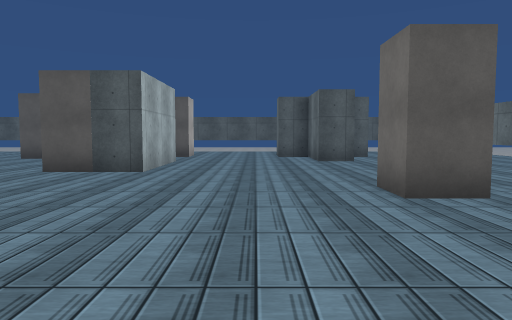
view 1 (above)

20 first-person views from a walk through a 3-D level made in the Unity game engine. The camera is 1.5 m above the floor, tilts 4° down and sees 70° across. The floor is counted in squares, 2 m on a side. Each view is taken from the middle of a square. On the plan, view 1 faces up. The plan holds only what a view shows up to about 11 squares ahead; the rest is blank. The place goes on beyond the plan. Surface patterns are stand-ins for the level's own textures.

view 2
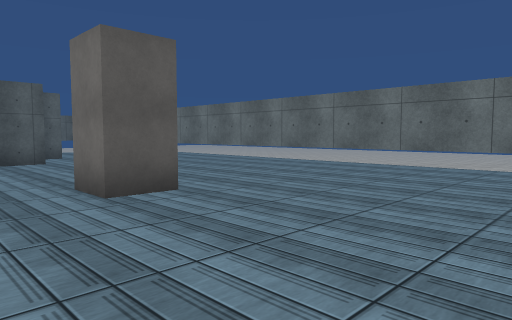

view 3
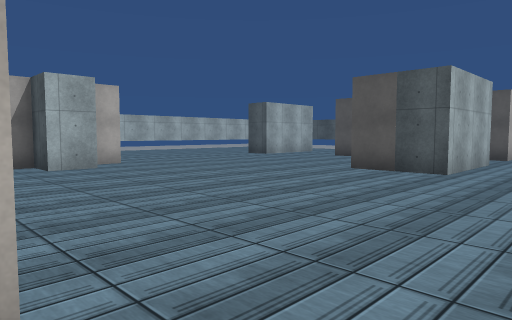

view 4
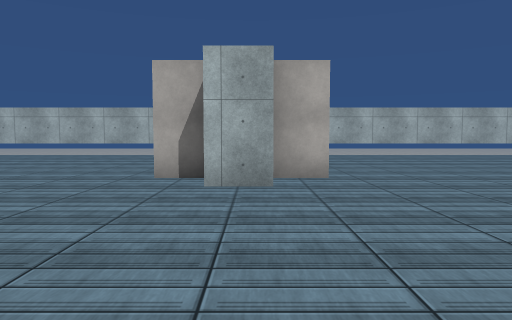

view 5
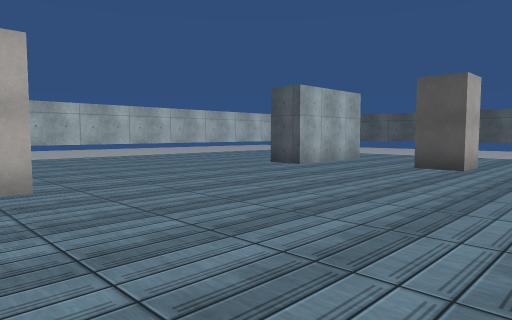

view 6
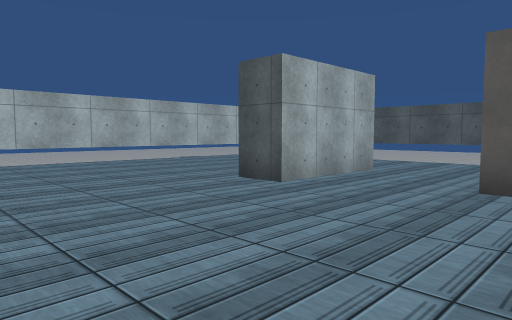

view 7
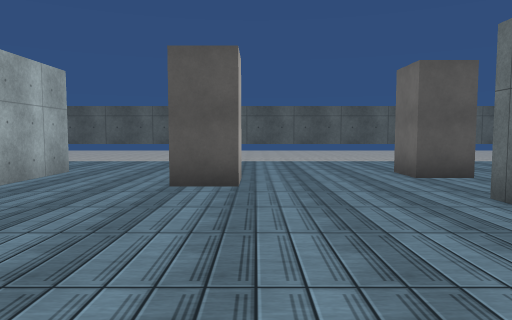

view 8
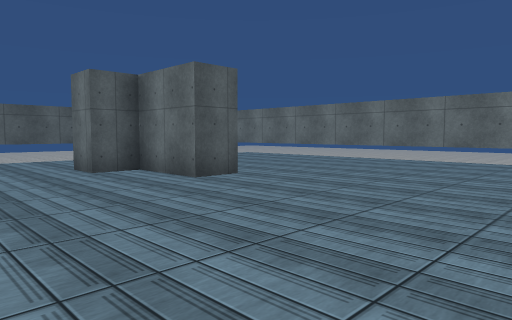

view 9
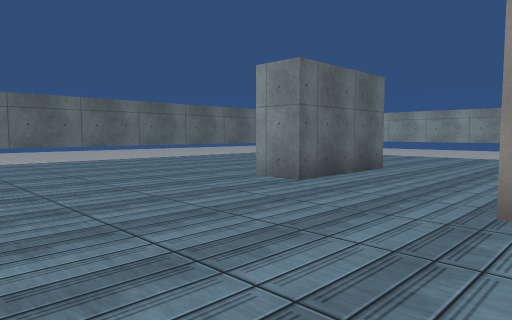

view 10
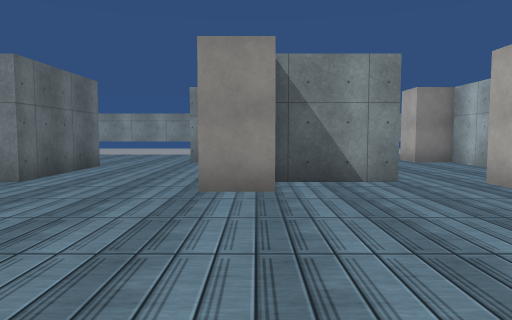

view 11
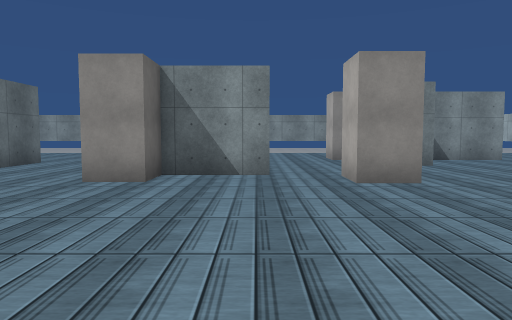

view 12
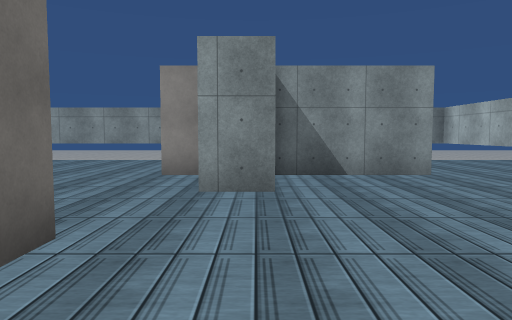

view 13
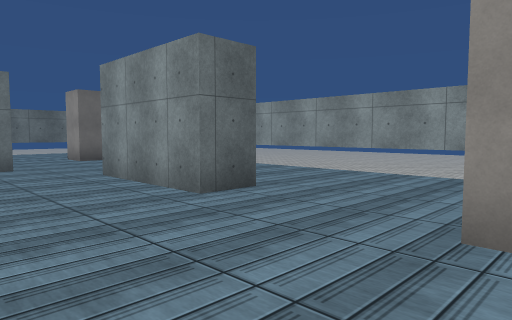

view 14
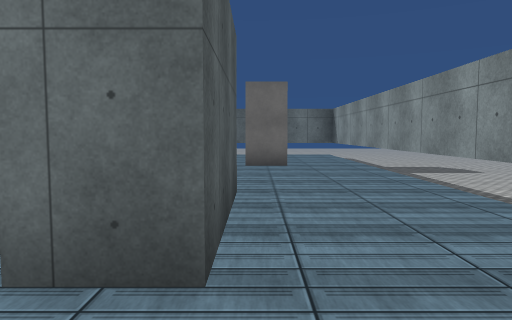

view 15
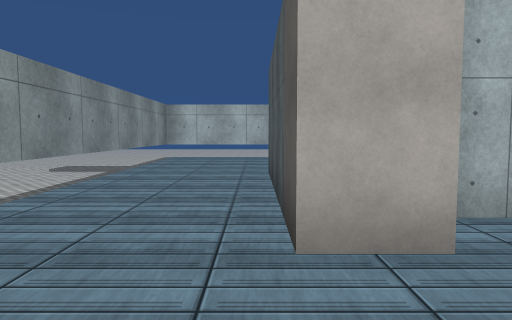

view 16
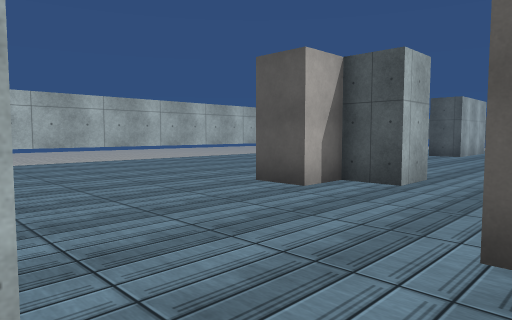

view 17
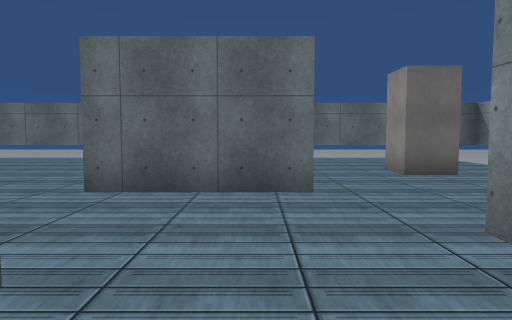

view 18
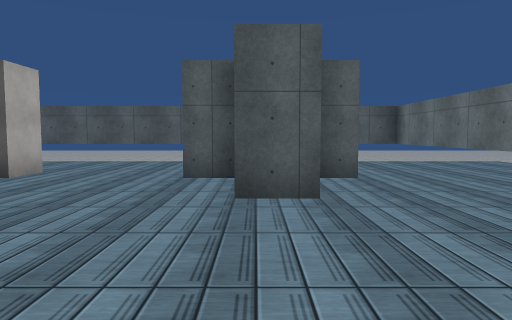

view 19
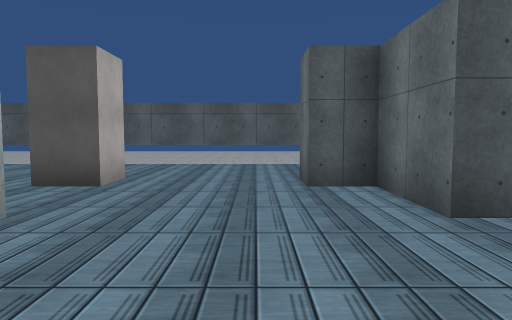

view 20
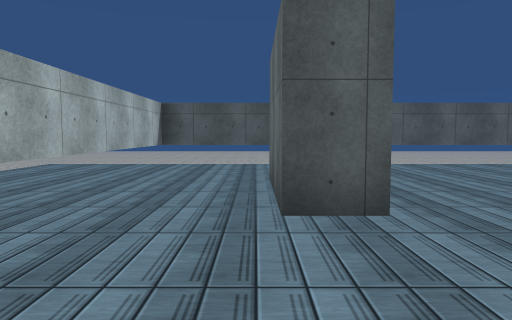

### Floor plan
Points are (right, up) in squares from view 1. A wall is a line through its corners. A room is listed if a view was taken in it or the views show most of it. See-through windows are left out.
Room 1 (views 1, 2, 3, 4, 5, 6, 7, 8, 9, 10, 11, 12, 13, 14, 15, 16, 17, 18, 19, 20)
walls: (-8.2, 3.4) (-8.2, 2.3) (-9.2, 2.3); (-4.4, -0.8) (-2.2, -0.8); (-2.2, 10.2) (-2.2, 7.3) (-3.2, 7.3); (-8.4, -2.7) (-7.3, -2.7) (-7.3, -4.2); (2.9, 10.2) (1.7, 10.2) (1.7, 12.2) (0.8, 12.2) (0.8, 13.2); (1.7, -3.9) (1.7, -0.8) (2.8, -0.8); (-7.4, -5.8) (-11, -5.8); (-0.2, -5.8) (-3.3, -5.8) (-3.3, -4.8) (-0.2, -4.8); (-9.8, 13.4) (-9.8, 10.2) (-10.8, 10.2) (-10.8, 13.1); (3.9, 12.2) (3, 12.2); (-11.4, -4.8) (-8.2, -4.8); (-5.4, -8.3) (5.8, -8.3) (5.8, 15.8) (4.8, 15.8); (1.6, 15.8) (-13.2, 15.8) (-13.2, -8.3) (-7.1, -8.3)
objects: block (-10, 2); block (-10, 4); block (-7, -5); block (-7, 12); block (-6, 0); block (-4, 8); block (-3, 13); block (-2, 0); block (2, 5); block (4, -6)

Where each view was taken, in squares from view 1:
view 1: 0 up, 0 right, facing up
view 2: 0 up, 0 right, facing up-right
view 3: 0 up, 0 right, facing up-left
view 4: 3 up, 3 left, facing left
view 5: 3 up, 4 left, facing up-left
view 6: 6 up, 6 left, facing up-left
view 7: 6 up, 6 left, facing up
view 8: 5 up, 2 left, facing up-right
view 9: 4 up, 2 left, facing down-right
view 10: 5 up, 2 left, facing down
view 11: 6 up, 4 left, facing down
view 12: 2 up, 8 left, facing down
view 13: 2 down, 7 left, facing down-right
view 14: 6 down, 5 left, facing right
view 15: 6 down, 4 left, facing left
view 16: 3 down, 6 left, facing up-left
view 17: 3 down, 3 left, facing right
view 18: 6 up, 2 right, facing up
view 19: 7 up, 0 right, facing up
view 20: 7 up, 11 left, facing up
